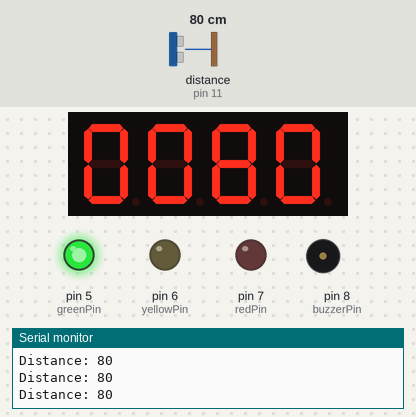
Recording of a sketch running on a simulated Arduino Mega 2560, built with avr-gcc and run on an emulated ATmega2560. On the bench: 4-digit seven-segment display, output pins drawn as LEDs (lit = HIGH), buzzer (waves = sounding, pin HIGH), the last lines printed to the serial monitor. Wiring (inferred from the names in the program): ultrasonic range finder: trigger pin 12; echo pin 11; 4-digit 7-segment display, segments lit when HIGH: segments pin 29, pin 33, pin 25, pin 23, pin 22, pin 30, pin 26, pin 24; digit selects pin 28, pin 31, pin 32, pin 27. The test bench sets the inputs (shaded band); at power-on: distance to the obstacle (sensor on pin 11) 80 cm. The echo pulse lasts 58.3 µs per cm; the segment pins are drawn as the display they are named for; pins used as bus, display or sensor lines are not drawn.

Above: at 1.2 s.
1.3 s: distance to the obstacle (sensor on pin 11) set to 34 cm
At 2.4 s:
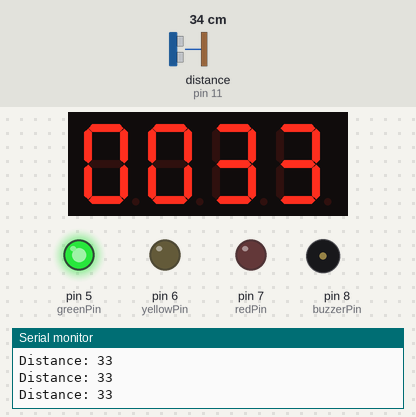
3.0 s: distance to the obstacle (sensor on pin 11) set to 28 cm
At 3.7 s:
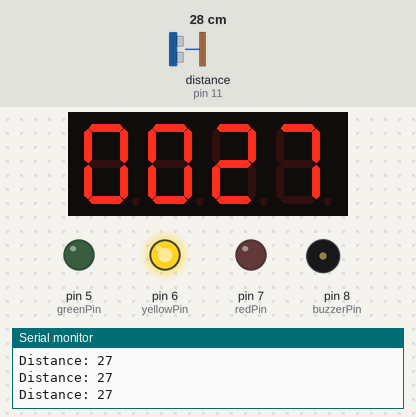
4.7 s: distance to the obstacle (sensor on pin 11) set to 18 cm
At 6.1 s:
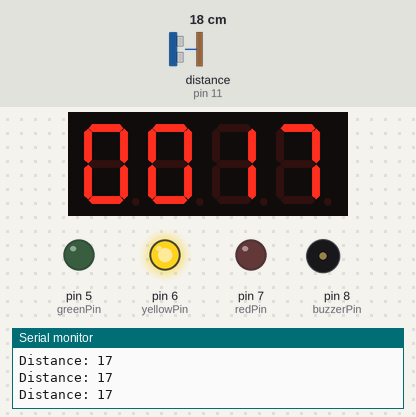
6.4 s: distance to the obstacle (sensor on pin 11) set to 14 cm
At 7.22 s:
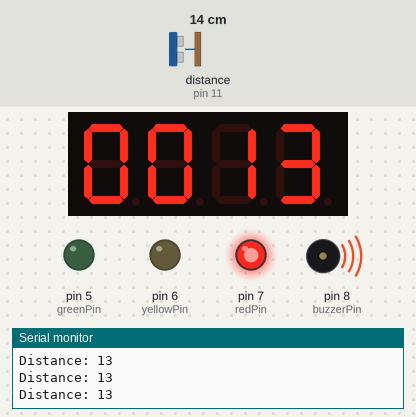
Timing chart, 0 to 9.5 s (numbered marks = the images above; inputs shaded):
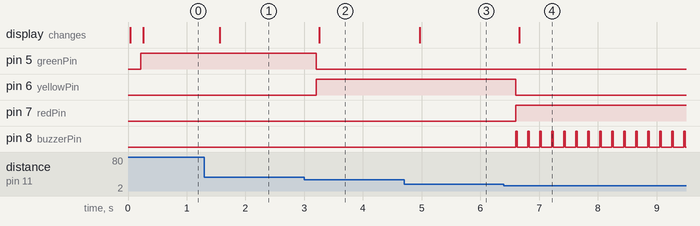

Measured:
- the behaviour switches between 32 and 31 cm on distance to the obstacle (sensor on pin 11) (found by bisection; images 1 and 2)
- the behaviour switches between 17 and 16 cm on distance to the obstacle (sensor on pin 11) (found by bisection; images 3 and 4)
- after the input at 1.3 s, the display: changes after 0.26 s (image 1)
- after the input at 3.0 s, pin 5 (greenPin): HIGH → LOW after 0.21 s; pin 6 (yellowPin): LOW → HIGH after 0.21 s; the display: changes after 0.26 s (image 2)
- after the input at 4.7 s, the display: changes after 0.26 s (image 3)
- after the input at 6.4 s, pin 6 (yellowPin): HIGH → LOW after 0.20 s; pin 7 (redPin): LOW → HIGH after 0.20 s; pin 8 (buzzerPin): alternates HIGH for 0.03 s and LOW for 0.17 s, starting after 0.20 s; the display: changes after 0.26 s (image 4)

The sketch:

ParkingSensorV5.ino
```cpp
// Sensor
const int trigPin = 12;
const int echoPin = 11;

// LEDs and buzzer
const int greenPin = 5;
const int yellowPin = 6;
const int redPin = 7;
const int buzzerPin = 8;

// Display
const bool COMMON_CATHODE = true;
const int segmentPins[8] = {29, 33, 25, 23, 22, 30, 26, 24}; // A,B,C,D,E,F,G,DP
const int digitPins[4] = {28, 31, 32, 27}; // D1,D2,D3,D4

const byte numbers[10] = {
  B00111111, B00000110, B01011011, B01001111, B01100110,
  B01101101, B01111101, B00000111, B01111111, B01101111
};

unsigned long lastReadTime = 0;
int currentDistance = 0;

void setup() {
  pinMode(trigPin, OUTPUT);
  pinMode(echoPin, INPUT);
  pinMode(greenPin, OUTPUT);
  pinMode(yellowPin, OUTPUT);
  pinMode(redPin, OUTPUT);
  pinMode(buzzerPin, OUTPUT);

  for (int i = 0; i < 8; i++) pinMode(segmentPins[i], OUTPUT);
  for (int d = 0; d < 4; d++) { pinMode(digitPins[d], OUTPUT); digitOff(d); }

  Serial.begin(9600);
}

long readDistanceCm() {
  digitalWrite(trigPin, LOW);
  delayMicroseconds(2);
  digitalWrite(trigPin, HIGH);
  delayMicroseconds(10);
  digitalWrite(trigPin, LOW);
  long duration = pulseIn(echoPin, HIGH, 30000);
  return duration / 58;
}

void setSegments(byte pattern) {
  for (int i = 0; i < 8; i++) {
    bool on = bitRead(pattern, i);
    if (!COMMON_CATHODE) on = !on;
    digitalWrite(segmentPins[i], on ? HIGH : LOW);
  }
}
void digitOn(int d)  { digitalWrite(digitPins[d], COMMON_CATHODE ? LOW : HIGH); }
void digitOff(int d) { digitalWrite(digitPins[d], COMMON_CATHODE ? HIGH : LOW); }

void showNumber(int value) {
  int digits[4] = {(value/1000)%10, (value/100)%10, (value/10)%10, value%10};
  for (int d = 0; d < 4; d++) {
    setSegments(numbers[digits[d]]);
    digitOn(d);
    delay(3);
    digitOff(d);
  }
}

void loop() {
  if (millis() - lastReadTime >= 200) {
    currentDistance = readDistanceCm();
    lastReadTime = millis();

    Serial.print("Distance: ");
    Serial.println(currentDistance);

    digitalWrite(greenPin, LOW);
    digitalWrite(yellowPin, LOW);
    digitalWrite(redPin, LOW);
    digitalWrite(buzzerPin, LOW);

    if (currentDistance == 0 || currentDistance > 30) {
      digitalWrite(greenPin, HIGH);
    } else if (currentDistance > 15) {
      digitalWrite(yellowPin, HIGH);
    } else if (currentDistance > 5) {
      digitalWrite(redPin, HIGH);
      digitalWrite(buzzerPin, HIGH);
      delay(30);
      digitalWrite(buzzerPin, LOW);
    } else {
      digitalWrite(redPin, HIGH);
      digitalWrite(buzzerPin, HIGH);
    }
  }

  showNumber(currentDistance);
}
```
